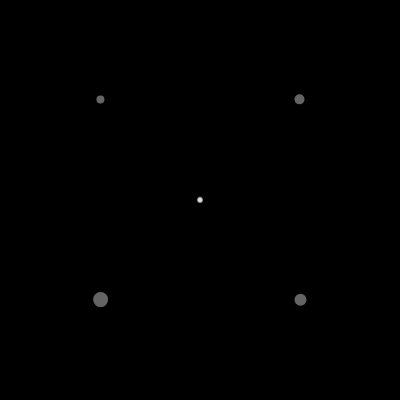
Frame 1 (no input)
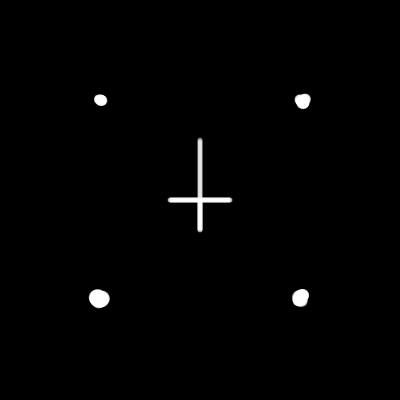
Frame 60 (no input)
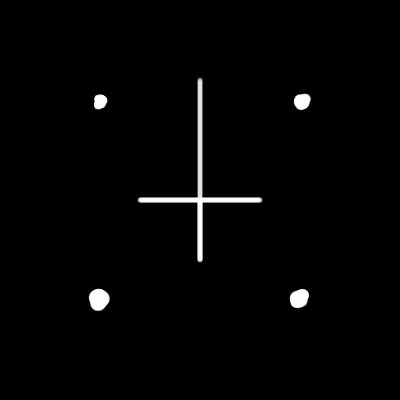
Frame 120 (the mouse pressed at the canvas centre since frame 60)

The p5.js sketch that drew these frames (run headless with seeded random() and noise() and a simulated clock; from frame 60 on, the mouse is pressed at the canvas centre):

// p5.js sketch
// ── sketch.js
let walker;
let walker2;
let walker3;
let walker4;
let linerup;
let linerdown;
let linerright;
let linerleft;

function setup(){
    createCanvas(400,400);
    walker=new Walker(100,100);
    walker2=new Walker2(300,300);
    walker3=new Walker3(100,300);
    walker4=new Walker4(300,100);
    linerup=new LinerUp(200,200);
    linerdown=new LinerDown(200,200);
    linerright=new LinerRight(200,200);
    linerleft=new LinerLeft(200,200);
    background(0);
}

function draw(){
    walker.update();
    walker2.update();
    walker3.update();
    walker4.update();
    linerup.update();
    linerdown.update();
    linerright.update();
    linerleft.update();
    walker.show();
    walker2.show();
    walker3.show();
    walker4.show();
    linerup.show();
    linerdown.show();
    linerright.show();
    linerleft.show();
  
}
// ── LinerDown.js
class LinerDown{
    constructor(x,y){
        this.pos=createVector(x,y);
    }
    update(){
        this.pos.y=this.pos.y+0.5;
    }
    show(){
        stroke(255,100);
        strokeWeight(5);
        point(this.pos.x,this.pos.y);
    }
}
// ── LinerLeft.js
class LinerLeft{
    constructor(x,y){
        this.pos=createVector(x,y);
    }
    update(){
        this.pos.x=this.pos.x-0.5;
    }
    show(){
        stroke(255,100);
        strokeWeight(5);
        point(this.pos.x,this.pos.y);
    }
}
// ── LinerRight.js
class LinerRight{
    constructor(x,y){
        this.pos=createVector(x,y);
    }
    update(){
        this.pos.x=this.pos.x+0.5;
    }
    show(){
        stroke(255,100);
        strokeWeight(5);
        point(this.pos.x,this.pos.y);
    }
}
// ── LinerUp.js
class LinerUp{
    constructor(x,y){
        this.pos=createVector(x,y);
    }
    update(){
        this.pos.y=this.pos.y-1;
    }
    show(){
        stroke(255,100);
        strokeWeight(5);
        point(this.pos.x,this.pos.y);
    }
}
// ── Walker.js
class Walker{
    constructor(x,y){
        this.pos=createVector(x,y);
    }
    update(){
        this.pos.x=this.pos.x+random(-1,1);
        this.pos.y=this.pos.y+random(-1,1);
    }
    show(){
        stroke(255,100);
        strokeWeight(8);
        point(this.pos.x,this.pos.y);
    }
}
// ── Walker2.js
class Walker2{
    constructor(x,y){
        this.pos=createVector(x,y);
    }
    update(){
        this.pos.x=this.pos.x+random(-1,1);
        this.pos.y=this.pos.y+random(-1,1);
    }
    show(){
        stroke(255,100);
        strokeWeight(12);
        point(this.pos.x,this.pos.y);
    }
}
// ── Walker3.js
class Walker3{
    constructor(x,y){
        this.pos=createVector(x,y);
    }
    update(){
        this.pos.x=this.pos.x+random(-1,1);
        this.pos.y=this.pos.y+random(-1,1);
    }
    show(){
        stroke(255,100);
        strokeWeight(15);
        point(this.pos.x,this.pos.y);
    }
}
// ── Walker4.js
class Walker4{
    constructor(x,y){
        this.pos=createVector(x,y);
    }
    update(){
        this.pos.x=this.pos.x+random(-1,1);
        this.pos.y=this.pos.y+random(-1,1);
    }
    show(){
        stroke(255,100);
        strokeWeight(10);
        point(this.pos.x,this.pos.y);
    }
}
